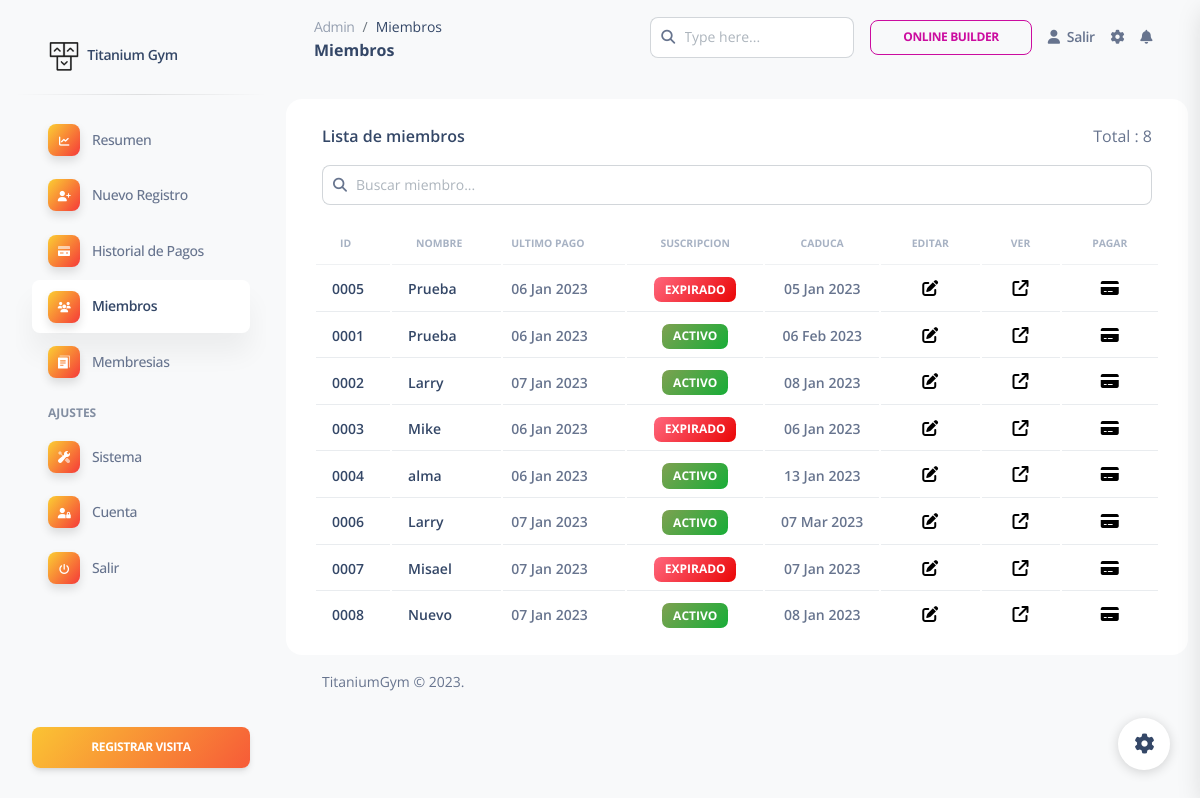
The page /dashboard/admin/members.php (signed in) on the database its author committed.
### tables this page shows
CREATE TABLE `users` (
  `userid` int(4) UNSIGNED ZEROFILL NOT NULL,
  `username` varchar(40) NOT NULL,
  `gender` varchar(8) NOT NULL,
  `phone` varchar(15) NOT NULL,
  `dob` varchar(10) NOT NULL,
  `joining_date` varchar(10) NOT NULL
);

CREATE TABLE `enrolls_to` (
  `et_id` int(5) NOT NULL,
  `pid` varchar(8) NOT NULL,
  `paid_date` varchar(15) DEFAULT NULL,
  `expire` varchar(15) DEFAULT NULL,
  `startDate` varchar(15) NOT NULL,
  `renewal` varchar(15) DEFAULT NULL,
  `uid` int(4) UNSIGNED ZEROFILL DEFAULT NULL
);

### dashboard/admin/members.php (the view, shortened to what this page needs)
<?php
require '../../include/db_conn.php';
?>
<!DOCTYPE html>
<html lang="es">
<head>
  <link rel="stylesheet" href="https://cdnjs.cloudflare.com/ajax/libs/font-awesome/6.2.1/css/all.min.css" />
  <link href="../assets/css/nucleo-icons.css" rel="stylesheet" />
  <link href="../assets/css/nucleo-svg.css" rel="stylesheet" />
  <link href="../assets/css/nucleo-svg.css" rel="stylesheet" />
  <link id="pagestyle" href="../assets/css/soft-ui-dashboard.css?v=1.0.6" rel="stylesheet" />
</head>
<body class="g-sidenav-show  bg-gray-100">
  <?php $active = 'members'; include 'components/menu.php'; ?>
  <main class="main-content position-relative max-height-vh-100 h-100 border-radius-lg ">
    <?php $titlePage = 'Miembros'; include 'components/navbar.php'; ?>
    <div class="container-fluid py-4">
      <div class="row">
        <div class="card" style="box-shadow: none;">
              <div class="card-header pb-0">
                <div class="d-flex justify-content-between">
                  <h6>Lista de miembros</h6>
                  <p>
                  Total : <?php
                          $query = "select COUNT(*) from users";
                          $result = mysqli_query($con, $query);
                          if (mysqli_affected_rows($con) != 0) {
                            while ($row = mysqli_fetch_array($result, MYSQLI_ASSOC)) {
                              echo $row['COUNT(*)'];
                            }
                          }
                          ?>
                  </p>
                </div>
                <div class="input-group">
                  <span class="input-group-text text-body"><i class="fas fa-search" aria-hidden="true"></i></span>
                  <input id="buscador" type="text" class="form-control" placeholder="Buscar miembro..." onfocus="focused(this)" onfocusout="defocused(this)">
                </div>
              </div>
              <div class="card-body p-3">
                <div class="row">
                  <div class="col-12">
                    <div class="table-responsive p-0">
                      <table class="table align-items-center mb-0">
                        <thead>
                          <tr>
                            <th class="text-uppercase text-secondary text-xxs font-weight-bolder opacity-7">ID</th>
                            <th class="text-uppercase text-secondary text-xxs font-weight-bolder opacity-7">Nombre</th>
                            <th class="text-uppercase text-secondary text-xxs font-weight-bolder opacity-7 ps-2">Ultimo Pago</th>
                            <th class="text-center text-uppercase text-secondary text-xxs font-weight-bolder opacity-7">Suscripcion</th>
                            <th class="text-center text-uppercase text-secondary text-xxs font-weight-bolder opacity-7">Caduca</th>
                            <th class="text-center text-uppercase text-secondary text-xxs font-weight-bolder opacity-7">Editar</th>
                            <th class="text-center text-uppercase text-secondary text-xxs font-weight-bolder opacity-7">Ver</th>
                            <th class="text-center text-uppercase text-secondary text-xxs font-weight-bolder opacity-7">Pagar</th>
                          </tr>
                        </thead>
                        <tbody id="membersTable">
                          <?php
                              $query  = "select * from users ORDER BY joining_date";
                              $result = mysqli_query($con, $query);
                              if (mysqli_affected_rows($con) != 0) {
                                  while ($row = mysqli_fetch_array($result, MYSQLI_ASSOC)) {
                                      $emparray = array();
                                      $emparray[] = $row;
                                      $jsondata = json_encode($emparray);
                                      echo "<tr json-data='$jsondata'>";
                                      $uid   = $row['userid'];
                                      echo "<td>
                                      <div class='d-flex px-2'>
                                        <h6 class='mb-0 text-sm'>". $uid ." </h6>
                                      </td>";
                                      echo "<td>
                                      <div class='d-flex px-2'>
                                        <h6 class='mb-0 text-sm'>". $row['username'] ." </h6>
                                      </td>";
                                      $expireDate =  str_replace('-', '/', $row['dob']);
                                      $today = date('Y/m/d');
                                      $timestamp1 = strtotime($expireDate);
                                      $timestamp2 = strtotime($today);
                                      if (date('Ymd', $timestamp1) <= date('Ymd', $timestamp2)) {
                                          $statusString = "Expirado";
                                          $statusClass = "bg-gradient-danger";
                                      } else {
                                          $statusString = "Activo";
                                          $statusClass = "bg-gradient-success";
                                      }
                                      $query2  = "select * from enrolls_to where uid = $uid order by paid_date desc limit 1";
                                      $result2 = mysqli_query($con, $query2);
                                      $lastPayment = mysqli_fetch_array($result2);
                                      $_lastPaymentStr =  $lastPayment ? date("Y-m-d",strtotime($lastPayment['paid_date'])) : '';
                                      $lastPaymentStr= strftime('%d %b %Y', strtotime($_lastPaymentStr));
                                      $userExpire=  strftime('%d %b %Y',  strtotime($row['dob']));
                                      echo "<td><p class='text-sm font-weight-bold mb-0'> $lastPaymentStr</p></td>";
                                      echo "<td class='text-center'><span class='badge badge-sm ${statusClass}'>$statusString</span></td>";
                                      echo "<td class='text-center'><p class='text-sm font-weight-bold mb-0'>" . $userExpire . "</p></td>";
                                              echo "<td class='text-center'><form action='edit_member.php' method='post'>
                                                    <button type='submit' style='border: 0; background: none;'>
                                                      <i class='fa-solid fa-pen-to-square'></i>
                                                    </button>
                                                    <input type='hidden' name='name' value='" . $uid . "'/>
                                                    </form></td>";
                                                    echo "<td class='text-center'><form action='view_member.php' method='post'>
                                                    <button type='submit' style='border: 0; background: none;'>
                                                      <i class='fa-solid fa-arrow-up-right-from-square'></i>
                                                    </button>
                                                    <input type='hidden' name='name' value='" . $uid . "'/>
                                                    </form></td>";
                                          echo "<td class='text-center'><form action='make_payments.php' method='post'>
                                                    <button type='submit' style='border: 0; background: none;'>
                                                    <i class='fa-sharp fa-solid fa-credit-card'></i>
                                                    </button>
                                                    <input type='hidden' name='userID' value='" . $uid . "'/>
                                                    <input type='hidden' name='planID' value='RMNOGS'>
                                                    </form></td>";
                                              echo "</tr>";
                                          }
                              }
                            ?>
                        </tbody>
                      </table>
                    </div>
                  </div>
                </div>
              </div>
        </div>
      </div>
      <?php include 'components/footer.php';?>
    </div>
  </main>
  <?php include 'components/fixed_plugin.php';?>
</body>
</html>

### rows shown on the page
users: userid "0005", username "Prueba", enrolls_to.paid_date "06 Jan 2023", dob "EXPIRADO", dob "05 Jan 2023"
users: userid "0001", username "Prueba", enrolls_to.paid_date "06 Jan 2023", dob "ACTIVO", dob "06 Feb 2023"
users: userid "0002", username "Larry", enrolls_to.paid_date "07 Jan 2023", dob "ACTIVO", dob "08 Jan 2023"
users: userid "0003", username "Mike", enrolls_to.paid_date "06 Jan 2023", dob "EXPIRADO", dob "06 Jan 2023"
users: userid "0004", username "alma", enrolls_to.paid_date "06 Jan 2023", dob "ACTIVO", dob "13 Jan 2023"
users: userid "0006", username "Larry", enrolls_to.paid_date "07 Jan 2023", dob "ACTIVO", dob "07 Mar 2023"
users: userid "0007", username "Misael", enrolls_to.paid_date "07 Jan 2023", dob "EXPIRADO", dob "07 Jan 2023"
users: userid "0008", username "Nuevo", enrolls_to.paid_date "07 Jan 2023", dob "ACTIVO", dob "08 Jan 2023"

### other values the page prints
$_ENV["PAGE_NAME"] "Titanium Gym"
$titlePage "Miembros"
$row['COUNT(*)'] "8"
